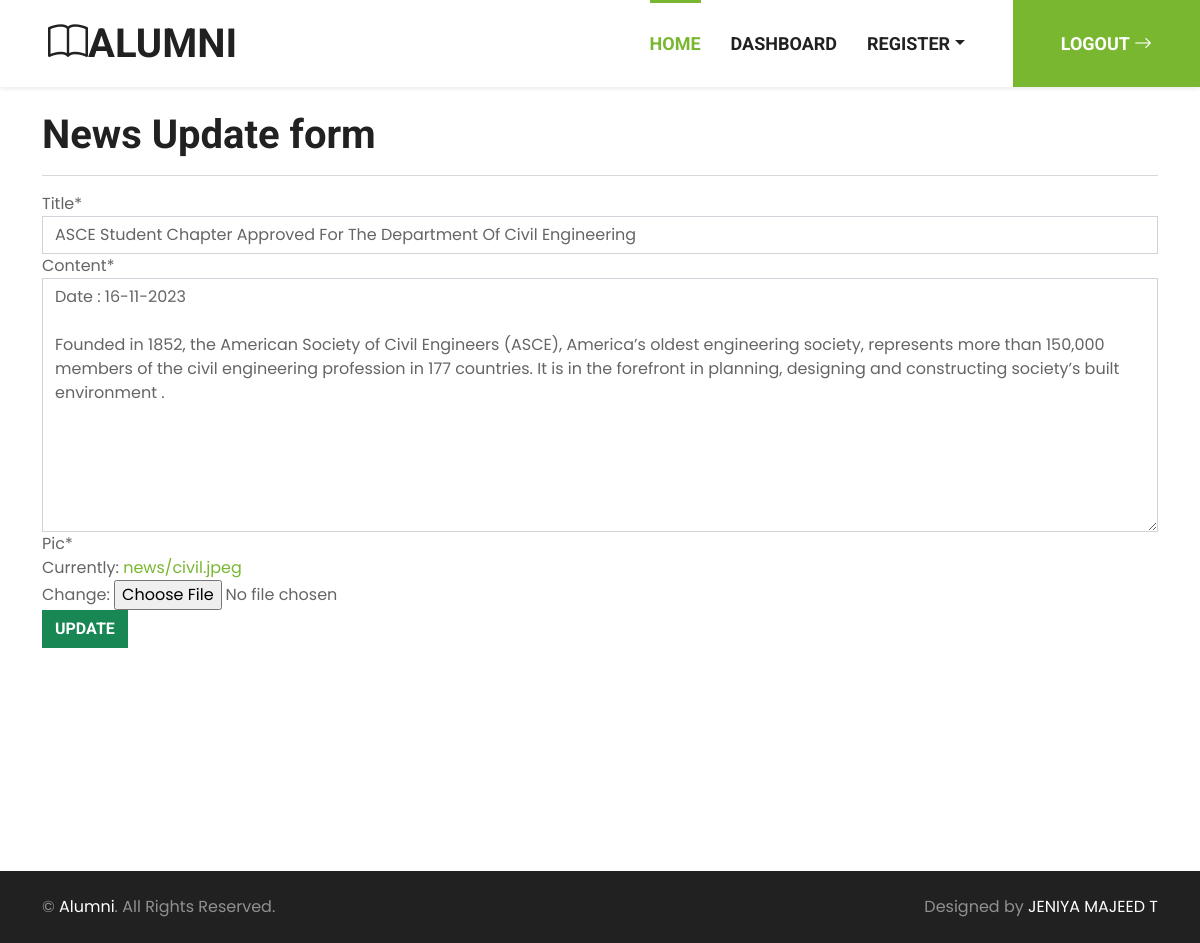
/news-update/1/ (signed in), run on the app's committed database.
### main/models.py (models this page shows, shortened)
class News(models.Model):
    created_by = models.ForeignKey(User, on_delete=models.CASCADE)
    created_on = models.DateTimeField(auto_now=True)
    title = models.CharField(max_length=300)
    content = models.TextField()
    pic = models.ImageField(upload_to='news')

### main/views.py (the view, shortened to what this page needs)
# urls.py: path('news-update/<int:pk>/', views.NewsUpdateView.as_view(), name='news-update'),
class NewsUpdateView(LoginRequiredMixin, UpdateView):
    template_name: str = 'news-add.html'
    model = models.News
    fields = ('title', 'content', 'pic', )
    success_url = reverse_lazy('news-list')
    def get_context_data(self, **kwargs):
        ctx = super().get_context_data(**kwargs)
        ctx.update({
            'update': True,
        })
        return ctx

### main/templates/news-add.html (shortened to what this page needs)
{% extends 'index.html' %}
{% load crispy_forms_tags %}
{% block content %}
<div class="container min-h-100 mt-4">
    {% if update %}
    <h1>News Update form</h1>
    {% else %}
    <h1>News upload form</h1>
    {% endif %}
    <hr>
    <form action="" method="post" enctype="multipart/form-data">
        {{ form |crispy }}
        {% if update %}
        <button type="submit" class="btn btn-success">Update</button>
        {% else %}
        <button type="submit" class="btn btn-success">Upload</button>
        {% endif %}
    </form>
</div>
{% endblock %}

### main/static/css/style.css (style rules this page uses)
:root { --primary: #7AB730; --secondary: #FFD33C; --light: #F3F3F3; --dark: #212121; }
.btn { font-family: 'Roboto', sans-serif; text-transform: uppercase; font-weight: 700; transition: .5s; }
.min-h-100 { min-height: 95vh; }

### data on the page
News: title "ASCE Student Chapter Approved For The Department Of Civil Engineering", content "Date : 16-11-2023 Founded in 1852, the American Society of Civil Engineers (ASCE), America’s oldest engineering society, represents more than 150,000 members of the civil engineering profession in 177 countries. It is in the forefront in planning, designing and constructing society’s built environment ."
